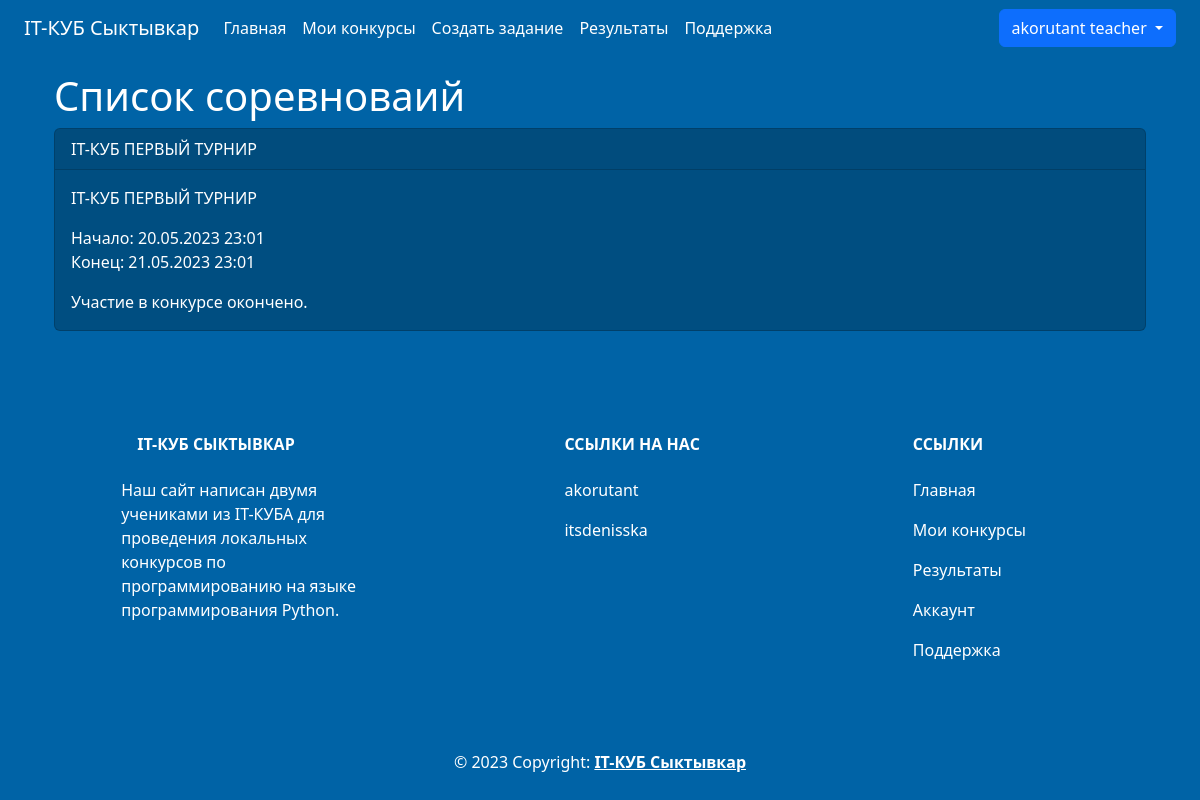
Before: /contests (signed in) with the older database file.
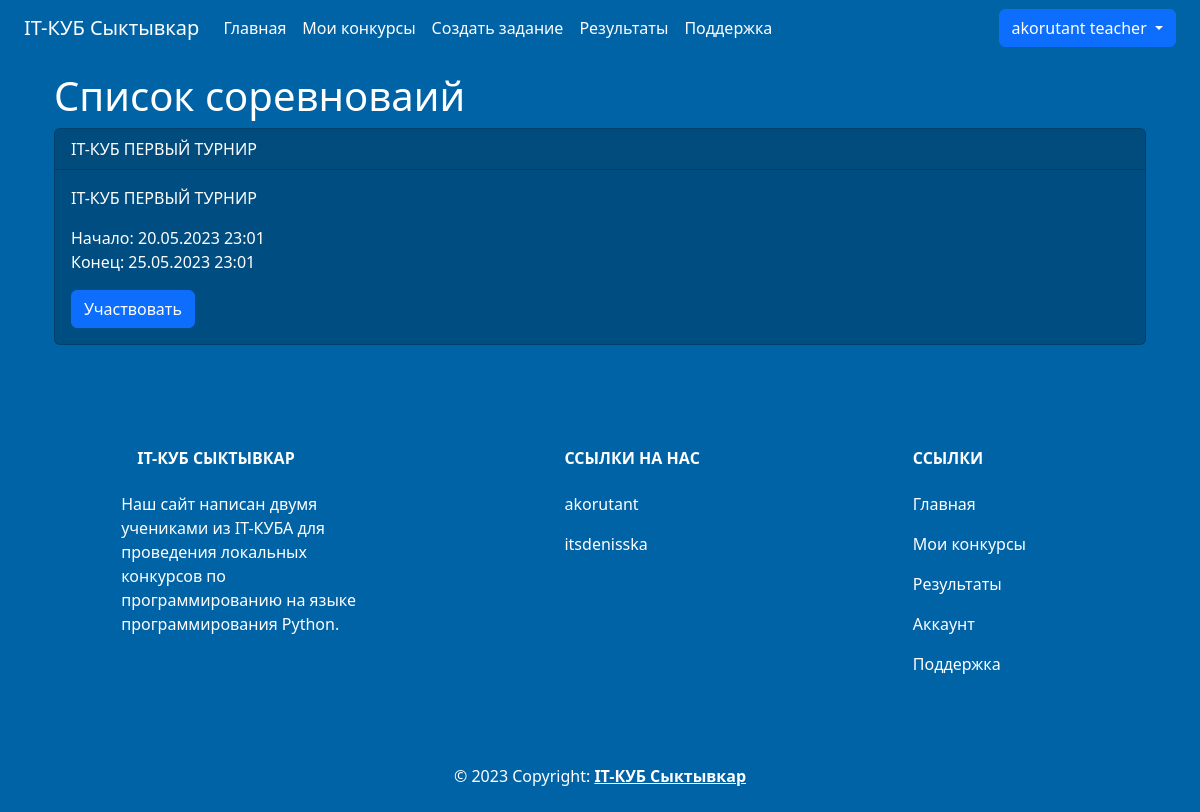
After: the same page with the newer database file.
### data/users.py (models this page shows, shortened)
class User(SqlAlchemyBase, UserMixin):
    __tablename__ = 'users'
    id = sqlalchemy.Column(sqlalchemy.Integer,
                           primary_key=True, autoincrement=True)
    login = sqlalchemy.Column(sqlalchemy.String, nullable=False)
    firstname = sqlalchemy.Column(sqlalchemy.String, nullable=False)
    surname = sqlalchemy.Column(sqlalchemy.String, nullable=False)
    patronymic = sqlalchemy.Column(sqlalchemy.String, nullable=False)
    job_title = sqlalchemy.Column(sqlalchemy.String, nullable=False)
    email = sqlalchemy.Column(sqlalchemy.String,
                              index=True, unique=True, nullable=False)
    hashed_password = sqlalchemy.Column(sqlalchemy.String, nullable=False)
    count_contests = sqlalchemy.Column(sqlalchemy.Integer, nullable=False, default=0)
    count_wins = sqlalchemy.Column(sqlalchemy.Integer, nullable=False, default=0)
    avatar = sqlalchemy.Column(sqlalchemy.String, nullable=True)
    created_date = sqlalchemy.Column(sqlalchemy.DateTime,
                                     default=datetime.now)
    contest_results = orm.relationship("ContestResults")

### data/contests.py (models this page shows)
class Contest(SqlAlchemyBase):
    __tablename__ = "contests"
    id = sqlalchemy.Column(sqlalchemy.Integer,
                           primary_key=True, autoincrement=True)
    title = sqlalchemy.Column(sqlalchemy.String, nullable=False, unique=True)
    description = sqlalchemy.Column(sqlalchemy.String, nullable=False)
    author_id = sqlalchemy.Column(sqlalchemy.Integer,
                                  sqlalchemy.ForeignKey("teachers.user_id"))
    join_deadline = sqlalchemy.Column(sqlalchemy.DateTime, nullable=False)
    end_deadline = sqlalchemy.Column(sqlalchemy.DateTime, nullable=False)
    teacher = orm.relationship('Teacher')
    tasks = orm.relationship('Task', secondary='contest_to_task', backref='contest')
    contest_results = orm.relationship("ContestResults")

### main.py (the view)
@app.route("/contests")
@login_required
def contests():
    db_sess = db_session.create_session()
    contests_list = db_sess.query(Contest).all()
    return render_template('contests.html',
                           title="Список конкурсов",
                           time_now=dt.datetime.now(),
                           contests=contests_list)

### data/db_session.py (called while the page is built)
def create_session() -> Session:
    global __factory
    return __factory()

### main.py (called while the page is built)
@login_manager.user_loader
def load_user(user_id):
    db_sess = db_session.create_session()
    return db_sess.query(User).get(user_id)

### templates/contests.html
{% extends "base.html" %} {% block content %}
{% if contests %}
<div class="container mt-3 text-white">
    <h1>Список соревноваий</h1>
    {% for contest in contests %}
    <div class="card card-background mb-3">
        <div class="card-header text-white">{{ contest.title }}</div>
        <div class="card-body text-white">
            <p class="card-text">{{ contest.description }}</p>
            <p class="card-text">Начало: {{ contest.join_deadline.strftime('%d.%m.%Y %H:%M') }}
				<br>Конец: {{ contest.end_deadline.strftime('%d.%m.%Y %H:%M') }}</p>
            {% if time_now < contest.join_deadline %}
            <p class="card-text">Участие в конкурсе ещё не началось.</p>
            {% elif contest.join_deadline <= time_now < contest.end_deadline %}
            <a href="{{ url_for('contests_list', contest_id=contest.id) }}" class="btn btn-primary">Участвовать</a>
            {% elif contest.end_deadline <= time_now %}
            <p class="card-text">Участие в конкурсе окончено.</p>
            {% endif %}
        </div>
    </div>
    {% endfor %}
</div>
{% else %}
<h1 class="text-white mt-5">В данный момент нет соревнований</h1>
{% endif %}
{% endblock %}

### templates/base.html (shortened to what this page needs)
<!DOCTYPE html>
<html lang="ru">
<head>
    <link
            rel="stylesheet"
            href="https://stackpath.bootstrapcdn.com/bootstrap/4.4.1/css/bootstrap.min.css"
    />
    <link
            href="https://cdn.jsdelivr.net/npm/bootstrap@5.3.0-alpha3/dist/css/bootstrap.min.css"
            rel="stylesheet"
    />
    <link rel="stylesheet" href="{{ url_for('static', filename='css/style.css') }}"/>
</head>
<body class="navbar-background">
<header class="container-fluid navbar-background">
    <nav class="navbar navbar-expand-lg navbar-background">
        <div class="container-fluid">
            <a class="navbar-brand text-white" href="{{ url_for('index') }}">IT-КУБ Сыктывкар</a>
            <div
                    class="collapse navbar-collapse justify-content-between"
                    id="navbarSupportedContent"
            >
                <ul class="navbar-nav me-auto mb-2 mb-lg-0">
                    <li class="nav-item">
                        <a
                                class="nav-link active text-white"
                                aria-current="page"
                                href="{{ url_for('index') }}"
                        >Главная</a
                        >
                    </li>
                    {% if current_user.is_authenticated %}
                    {% if current_user.job_title == "teacher" %}
                    <li>
                        <a class="nav-link text-white" href="{{ url_for('contests_teacher') }}">Мои конкурсы</a>
                    </li>
                    <li>
                        <a class="nav-link text-white" href="{{ url_for('tasks_add') }}">Создать задание</a>
                    </li>
                    {% endif %}
                    <li class="nav-item">
                        <a class="nav-link text-white" href="{{ url_for('results') }}">Результаты</a>
                    </li>
                    {% endif %}
                    <li class="nav-item">
                        <a class="nav-link text-white" href="{{ url_for('help') }}">Поддержка</a>
                    </li>
                </ul>
                <div>
                    {% if current_user.is_authenticated %}
                    <div class="btn-group dropdown-center">
                        <button type="button" class="btn btn-primary dropdown-toggle"
                                data-bs-toggle="dropdown"
                                aria-expanded="false">
                            {{ current_user.login }}
                        </button>
                    </div>
                    {% else %}
                    <a class="btn btn-primary" href="{{ url_for('login') }}">Войти</a>
                    <a class="btn btn-primary" href="{{ url_for('register') }}">Регистрация</a>
                    {% endif %}
                </div>
            </div>
        </div>
    </nav>
</header>
<main role="main" class="container">
    {% block content %} {% endblock %}
</main>
<footer class="text-center text-lg-start navbar-background text-muted">
    <section
            class="d-flex justify-content-center justify-content-lg-between p-4"
    >
        <div class="container text-center text-md-start mt-5 text-white">
            <div class="row mt-3">
                <div class="col-md-3 col-lg-4 col-xl-3 mx-auto mb-4">
                    <h6 class="text-uppercase fw-bold mb-4">
                        IT-КУБ Сыктывкар
                    </h6>
                    <p>Наш сайт написан двумя учениками из IT-КУБА для проведения локальных конкурсов по программированию на языке программирования Python.</p>
                </div>
                <div class="col-md-2 col-lg-2 col-xl-2 mx-auto mb-4">
                    <h6 class="text-uppercase fw-bold mb-4">Ссылки на нас</h6>
                    <p>
                        <a href="https://akoru.works/" class="nav-link text-white">akorutant</a>
                    </p>
                    <p>
                        <a href="https://t.me/itsdenisska" class="nav-link text-white">itsdenisska</a>
                    </p>
                </div>
                <div class="col-md-3 col-lg-2 col-xl-2 mx-auto mb-4">
                    <h6 class="text-uppercase fw-bold mb-4">Ссылки</h6>
                    <p>
                        <a href="{{ url_for('index') }}" class="nav-link text-white">Главная</a>
                    </p>
                    {% if current_user.is_authenticated %}
                    {% if current_user.job_title == "teacher" %}
                    <p>
                        <a class="nav-link text-white" href="{{ url_for('contests_teacher') }}">Мои конкурсы</a>
                    </p>
                    {% endif %}
                    <p>
                        <a href="{{ url_for('results') }}" class="nav-link text-white">Результаты</a>
                    </p>
                    <p>
                        <a class="nav-link text-white" href="{{ url_for('account', user_id=current_user.id) }}">Аккаунт</a>
                    </p>
                    {% endif %}
                    <p>
                        <a href="{{ url_for('help') }}" class="nav-link text-white">Поддержка</a>
                    </p>
                </div>
            </div>
        </div>
    </section>
    <div class="text-center p-4 text-white">
        © 2023 Copyright:
        <a class="text-reset fw-bold" href="{{ url_for('index') }}">IT-КУБ Сыктывкар</a>
    </div>
</footer>
</body>
</html>

### static/css/style.css (style rules this page uses)
.navbar-background { background-color: #0063a6; }
.card-background { background-color: #004e81; }

Changed rows visible on the page:
changed Contest "IT-КУБ ПЕРВЫЙ ТУРНИР": end_deadline "21.05.2023 23:01" → "25.05.2023 23:01"; end_deadline "Участие в конкурсе окончено." → "Участвовать"
